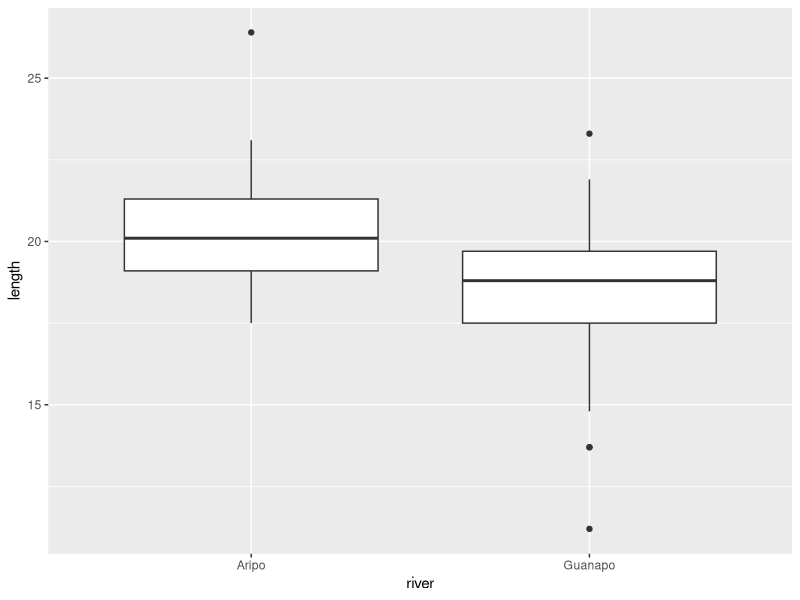
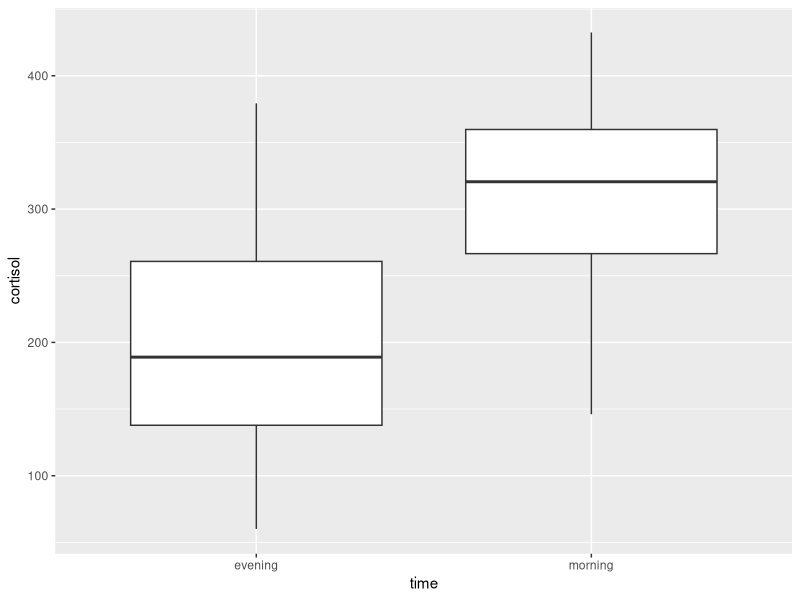
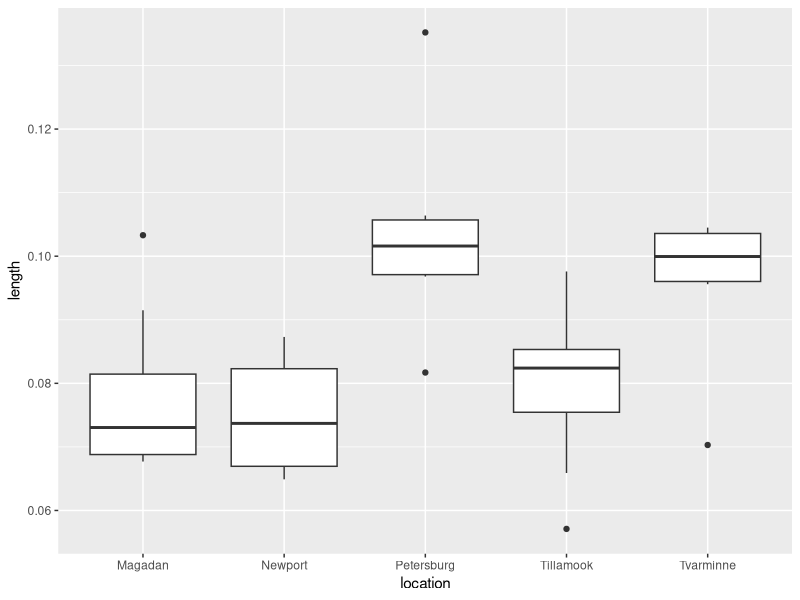

The R script that drew these images, in order:
# # GOAL OF TODAY'S PRACTICE SESSION {.section-slide}  ----
# ## Topics discussed in Lecture # 6 ----
# # R ENVIRONMENT SET UP & DATA {.section-slide}  ----
# ## Needed R Packages ----

# # Load pckgs for this R session ----
# Load pckgs for this R session

# # --- General  ----
# --- General 
library(here)     # tools find your project's files, based on working directory
library(dplyr)    # A Grammar of Data Manipulation
library(skimr)    # Compact and Flexible Summaries of Data
library(magrittr) # A Forward-Pipe Operator for R 
library(readr)    # A Forward-Pipe Operator for R 

# # Plotting & data visualization ----
# Plotting & data visualization
library(ggplot2)      # Create Elegant Data Visualisations Using the Grammar of Graphics
library(ggfortify)     # Data Visualization Tools for Statistical Analysis Results
library(scatterplot3d) # 3D Scatter Plot

# # --- Statistics ----
# --- Statistics
library(rstatix)    # Pipe-Friendly Framework for Basic Statistical Tests

# # --- Tidymodels (meta package) ----
# --- Tidymodels (meta package)
library(rsample)    # General Resampling Infrastructure  
library(broom)      # Convert Statistical Objects into Tidy Tibbles

# # POWER ANALYSIS  {.section-slide}  ----
# # DATASETS for today {.section-slide}  ----
# ## [Sample size in inferential statistics]{.r-fit-text} ----
# ## [Purpose and challenges of Power Analysis]{.r-fit-text} ----
# ## [Required inputs to define the sample size `n`]{.r-fit-text} ----
# ## [Specifying effect size]{.r-fit-text} ----
# ## [Specifying effect size: general guidelines]{.r-fit-text} ----
# ## The `pwr` package   ----
# ## [One Sample Mean: example data]{.r-fit-text} ----

# # Load data on river fish length  ----
# Load data on river fish length 
fishlength_data <- readr::read_csv(here::here("practice", "data_input", "06_datasets", 
                                              "fishlength.csv"),
                              show_col_types = FALSE)

# # Select a portion of the data (i.e. out "pilot" experiment)  ----
# Select a portion of the data (i.e. out "pilot" experiment) 
guanapo_data <- fishlength_data %>% 
  dplyr::filter(river == "Guanapo")

# # Pilot experiment data  ----
# Pilot experiment data 
names(guanapo_data)
mean_H1 <-  mean(guanapo_data$length) # 18.29655
mean_H1
sd_sample <- sd(guanapo_data$length)  # 2.584636
sd_sample

# ## [One Sample Mean t-test: EXAMPLE cont.]{.r-fit-text} ----

# # Hypothetical fish population length mean (H0) ----
# Hypothetical fish population length mean (H0)
mean_H0 <- 20
# # one-sample mean t-test  ----
# one-sample mean t-test 
t_stat <- stats::t.test(x = guanapo_data$length,
                        mu = mean_H0,
                        alternative = "two.sided")
# # one-sample t-test results ----
# one-sample t-test results
t_stat

# ## [One Sample Mean t-test: POWER ANALYSIS (`n`)]{.r-fit-text} ----

# # Cohen's d formula  ----
# Cohen's d formula 
eff_size <- (mean_H1 - mean_H0) / sd_sample # -0.6590669

# # power analysis to actually calculate the minimum sample size required: ----
# power analysis to actually calculate the minimum sample size required:
pwr::pwr.t.test(d = eff_size, 
                sig.level = 0.05, 
                power = 0.8,
                type = "one.sample")

# ## [One Sample Mean t-test: POWER ANALYSIS, stricter conditions]{.r-fit-text} ----

# # power analysis to actually calculate the minimum sample size required: ----
# power analysis to actually calculate the minimum sample size required:
pwr::pwr.t.test(d = eff_size, 
                sig.level = 0.01, 
                power = 0.9,
                type = "one.sample")

# ## [Two Independent Samples: EXE data]{.r-fit-text} ----

# # Explore complete data  ----
# Explore complete data 
fishlength_data %>% 
  dplyr::group_by (river) %>% 
  dplyr::summarise (N = n(), 
                    mean_len = mean(length),
                    sd_len = sd(length)) 


#| output-location: slide
#| fig-cap: "The fish in the 2 samples appear to have different mean length" 

# # visualize the data ----
# visualize the data
fishlength_data %>% 
  ggplot(aes(x = river, y = length)) +
  geom_boxplot()

# ## [Two Independent Samples: t-test]{.r-fit-text} ----

# # Perform two-samples unpaired test ----
# Perform two-samples unpaired test
fishlength_data %>% 
  rstatix::t_test(length ~ river,
                  paired = FALSE
                    )

# ## [Two Independent Samples: POWER ANALYSIS 1/2]{.r-fit-text} ----

# # Estimate cohen's d  ----
# Estimate cohen's d 
fishlength_data %>%
  rstatix::cohens_d(length ~ river, var.equal = TRUE)

# ## [Two Independent Samples: POWER ANALYSIS 2/2  (`n`)]{.r-fit-text} ----

# # run power analysis  ----
# run power analysis 
pwr::pwr.t.test(d = 0.94, power = 0.8, sig.level = 0.05,
           type = "two.sample", alternative = "two.sided")

# ## [Two Paired Samples: EXE data]{.r-fit-text} ----

# # Load data  ----
# Load data 
cortisol_data <- read.csv(file = here::here("practice", "data_input", "06_datasets", 
                                        "cortisol.csv"), 
                          header = TRUE, # 1st line is the name of the variables
                          sep = ",", # which is the field separator character.
                          na.strings = c("?","NA" ), # specific MISSING values  
                          row.names = NULL) 

# # Explore data  ----
# Explore data 
names(cortisol_data)

cortisol_data %>% 
  dplyr::group_by (time) %>% 
  dplyr::summarise (
    N = n(), 
    mean_cort = mean(cortisol),
    sd_cort = sd(cortisol)) 

# ## [Two Paired Samples t-test: visualization]{.r-fit-text} ----

#| fig-cap: "The cortisol levels in the 2 paired amples appear quite different" 

# # visualize the data ----
# visualize the data
cortisol_data %>% 
  ggplot(aes(x = time, y = cortisol)) +
  geom_boxplot()

# ## [Two Paired Samples: POWER ANALYSIS (`d`)]{.r-fit-text} ----

# # power analysis to actually calculate the effect size at the desired conditions: ----
# power analysis to actually calculate the effect size at the desired conditions:
pwr::pwr.t.test(n = 20, 
                #d =  eff_size, 
                sig.level = 0.05, 
                power = 0.8,
                type = "paired")

# ## [Two Paired Samples t-test: POWER ANALYSIS on given `n`]{.r-fit-text} ----

d <- cortisol_data %>% 
  # estimate cohen's d
  rstatix::cohens_d(cortisol ~ time, paired = TRUE)

d

# ## [Two Paired Samples t-test: POWER ANALYSIS gives sufficient `n`]{.r-fit-text} ----

# # power analysis to calculate minimunm n given the observed effect size in the sample  ----
# power analysis to calculate minimunm n given the observed effect size in the sample 
pwr::pwr.t.test(# n = 20, 
                d =  -1.16, 
                sig.level = 0.05, 
                power = 0.8,
                type = "paired")


# ## [One-way ANOVA test: EXE data]{.r-fit-text} ----

# # Load data  ----
# Load data 
mussels_data <- read.csv(file = here::here("practice", "data_input", "06_datasets", 
                                        "mussels.csv"), 
                          header = TRUE, # 1st line is the name of the variables
                          sep = ",", # which is the field separator character.
                          na.strings = c("?","NA" ), # specific MISSING values  
                          row.names = NULL) 

# # Explore data  ----
# Explore data 
names(mussels_data)

stats <- mussels_data %>% 
  dplyr::group_by (location) %>% 
  dplyr::summarise (
    N = n(), 
    mean_len = mean(length),
    sd_len = sd(length)) 

stats

# ## [One-way ANOVA test: visualization]{.r-fit-text} ----

#| output-location: slide

# # Visualize the data with a boxplot ----
# Visualize the data with a boxplot
mussels_data %>% 
  ggplot(aes(x = location, y = length)) +
  geom_boxplot()

# ## [One-way ANOVA test: EXAMPLE cont.]{.r-fit-text} ----

# # Summary of test outputs:  ----
# Summary of test outputs: 
summary_ANOVA <- summary(stats::aov(length ~ location,
                   data = mussels_data))

# # From which we extract all the output elements  ----
# From which we extract all the output elements 
# # F value  ----
# F value 
summary_ANOVA[[1]][["F value"]] # 7.121019
# # p value  ----
# p value 
summary_ANOVA[[1]][["Pr(>F)"]]  # 0.0002812242
# # df of numerator and denominator ----
# df of numerator and denominator
summary_ANOVA[[1]][["Df"]]      # 4, 34 
# # Sum of Square BETWEEN groups ----
# Sum of Square BETWEEN groups
SSB <- summary_ANOVA[[1]][["Sum Sq"]][1]  # 0.004519674
# # Sum of Square WITHIN groups ----
# Sum of Square WITHIN groups
SSW <- summary_ANOVA[[1]][["Sum Sq"]][2]  # 0.005394906

# ## [One-way ANOVA test: POWER ANALYSIS (`effect`)]{.r-fit-text} ----

n_loc <- nrow(stats)

means_by_loc <- c(0.0780, 0.0748, 0.103, 0.0802, 0.0957)
overall_mean <-  mean(means_by_loc)
sd_by_loc <- c(0.0129, 0.00860, 0.0162, 0.0120, 0.0130)
overall_sd <-  mean(sd_by_loc)

# ## [One-way ANOVA test: POWER ANALYSIS (`effect`)]{.r-fit-text} ----

# # Effect Size f formula ----
# Effect Size f formula
Cohen_f = sqrt( sum( (1/n_loc) * (means_by_loc - overall_mean)^2) ) /overall_sd
Cohen_f # EXTREMELY BIG 

# # Power analysis with given f  ----
# Power analysis with given f 
pwr::pwr.anova.test(k = n_loc,
                    n = NULL,
                    f = Cohen_f,
                    sig.level = 0.05,
                    power = 0.80)

# ## [Linear Regression with grouped data: EXE data]{.r-fit-text} ----

# # define the linear model ----
# define the linear model
lm_mussels <- lm(length ~ location, 
                 data = mussels_data)


#| echo: true
#| output: true
#| output-location: slide

# # summarise the model ----
# summarise the model
summary(lm_mussels) 

# ## [Linear Regression with grouped data: POWER ANALYSIS]{.r-fit-text} ----

# # Extract R squared ----
# Extract R squared
R_2 <- summary(lm_mussels)$r.squared  # 0.4558614

# # compute f squared ----
# compute f squared
f_2 <- R_2 / (1 - R_2)
f_2                                   # 0.837767


# # power analysis for overall linear model  ----
# power analysis for overall linear model 
pwr::pwr.f2.test(u = 4, v = NULL, 
                 f2 = 0.8378974,
                 sig.level = 0.05 , power = 0.8)

# ## [Linear Regression with grouped data: POWER ANALYSIS interpret.]{.r-fit-text} ----

pwr::pwr.f2.test(u = 4, f2 = 0.8378974,
            sig.level = 0.05 , power = 0.8)

# # SAMPLE SPLITTING IN MACHINE LEARNING {.section-slide}  ----
# ## [2 different approaches with different takes on empirical data]{.r-fit-text} ----
# ## [Data Splitting in ML approaches]{.r-fit-text} ----
# ## [Introducing R (metapackage) `tidymodels` for modeling and ML]{.r-fit-text} ----
# ## [Revisiting NHANES for a quick demonstration of predictive modeling]{.r-fit-text} ----

# # (we already saved this dataset in our project folders) ----
# (we already saved this dataset in our project folders)

# # Use `here` in specifying all the subfolders AFTER the working directory  ----
# Use `here` in specifying all the subfolders AFTER the working directory 
nhanes <- read.csv(file = here::here("practice", "data_input", "03_datasets",
                                      "nhanes.samp.csv"), 
                          header = TRUE, # 1st line is the name of the variables
                          sep = ",", # which is the field separator character.
                          na.strings = c("?","NA" ), # specific MISSING values  
                          row.names = NULL) 

# ## [Splitting the dataset into training and testing samples]{.r-fit-text} ----

# # ensure we always get the same result when sampling (for convenience ) ----
# ensure we always get the same result when sampling (for convenience )
set.seed(12345)

nhanes_split <- nhanes %>%
  # define the training proportion as 75%
  rsample::initial_split(prop = 0.75,
  # ensuring both sets are balanced in gender
                         strata = Gender)

# # resulting datasets ----
# resulting datasets
nhanes_train <- rsample::training(nhanes_split)
dim(nhanes_train)
nhanes_test <- rsample::testing(nhanes_split)
dim(nhanes_test)

# ## [Fitting a linear model on the training data]{.r-fit-text} ----

# # fitting  linear regression model specification ----
# fitting  linear regression model specification
lin_mod <- lm(BMI ~ Age + Gender + PhysActive, data = nhanes_train)

summary(lin_mod)

# ## [Predicting BMI estimates for new data set]{.r-fit-text} ----

# # Obtain predictions from the results of a model fitting function ----
# Obtain predictions from the results of a model fitting function
pred_bmi <- stats::predict(lin_mod, 
               newdata = nhanes_test,
               interval = "confidence" )
head(pred_bmi)

# ## [Evaluating the predictive performance in testing data]{.r-fit-text} ----

# # Computing the Root Mean Square Error ----
# Computing the Root Mean Square Error
RMSE_test <- sqrt(mean((nhanes_test$BMI - predict(lin_mod, nhanes_test))^2, na.rm = T))
RMSE_test # 6.170518

# ## [... and what about RMSE in training data?]{.r-fit-text} ----

RMSE_train <- sqrt(mean((nhanes_train$BMI - predict(lin_mod, nhanes_train))^2, na.rm = T))
RMSE_train # 6.866044

# # R squared is also quite low  ----
# R squared is also quite low 
summary(lin_mod)$r.squared     # R^2 0.0341589

# # WRAPPING UP {.section-slide}  ----
# ## [Recap of the lab's content]{.r-fit-text} ----
# ## Final thoughts ----
